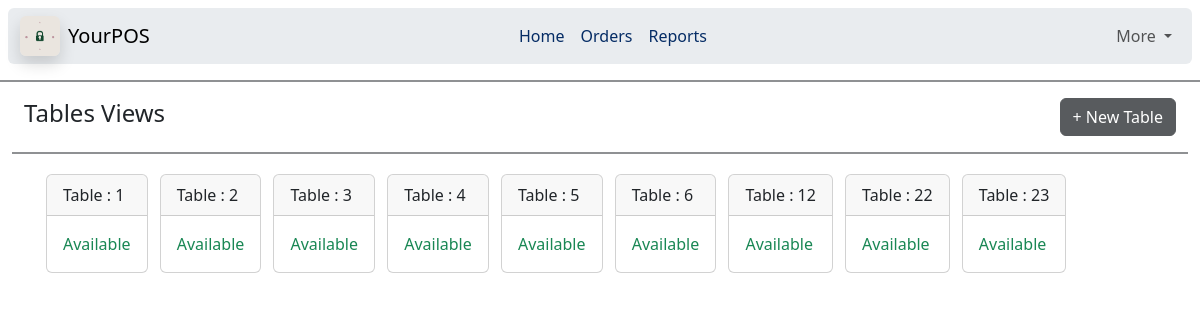
The page /orders on the database as committed earlier.
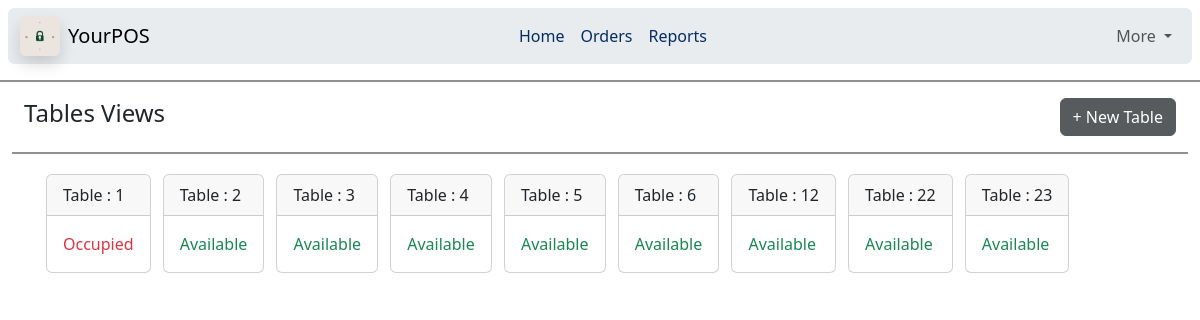
The same page on the database as committed later.
### home/models.py (models this page shows, shortened)
class TableInfo(models.Model):
    class Status(models.TextChoices):
        AVAILABLE = "A", "Available"
        OCCUPIED = "O", "Occupied"
    table_no = models.IntegerField(primary_key=True)
    status = models.CharField(
        max_length=1,
        choices=Status.choices,
        default=Status.AVAILABLE
    )

### home/views.py (the view, shortened to what this page needs)
# urls.py: path("orders", views.orders, name='orders'),
def orders(request):
    data = TableInfo.objects.all().order_by('table_no')
    return render(request, 'orders.html', {'items': data})

### templates/orders.html (shortened to what this page needs)
{% extends "base.html" %}
{% block body %}
<hr class="border border-dark border-1 opacity-50">
<div class="container-fluid">
    <div class="container-fluid d-flex justify-content-between align-items-center">
        <h4>Tables Views</h4>
        <a class="btn btn-dark opacity-75" data-bs-toggle="collapse" href="#addtablebox" role="button">+ New Table</a>
    </div>
    <hr class="border border-dark border-1 opacity-50">
    <div class="container">
        {% for item in items %}
        <div class="card d-inline-flex m-1 hover-card">
            <a href="/createorders/{{ item.pk }}">
            <div class="card-header">Table : {{item.table_no}}</div>
            {% if item.status == "A" %}
                <div class="card-body text-success">{{item.get_status_display}}</div>
            {% elif item.status == "O" %}
                <div class="card-body text-danger">{{item.get_status_display}}</div>
            {% endif %}
            </a>
        </div>
        {% endfor %}
    </div>
</div>
{% endblock body %}

Rows that differ between the two databases and show on the page:
changed TableInfo id 1: status "Available" → "Occupied"
